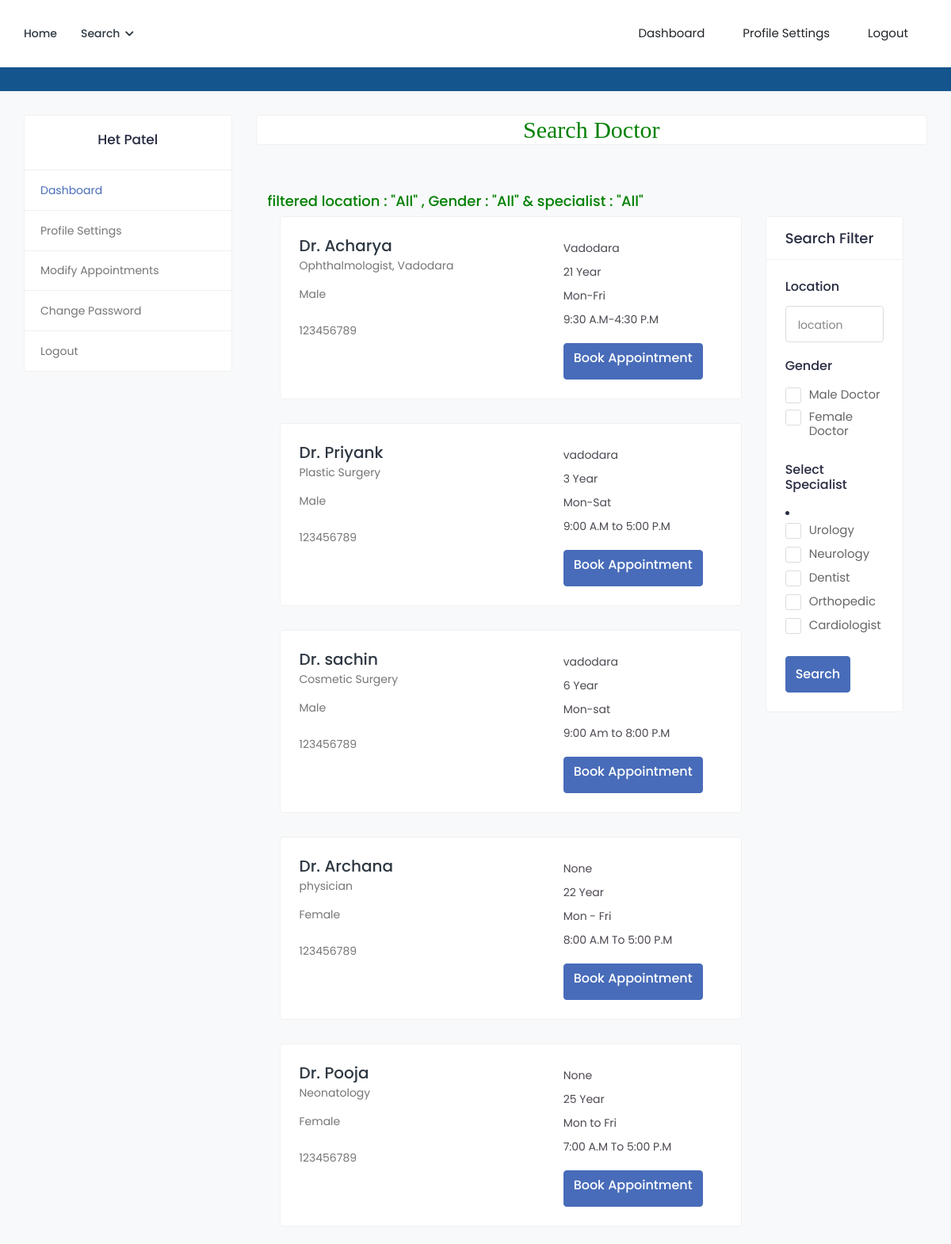
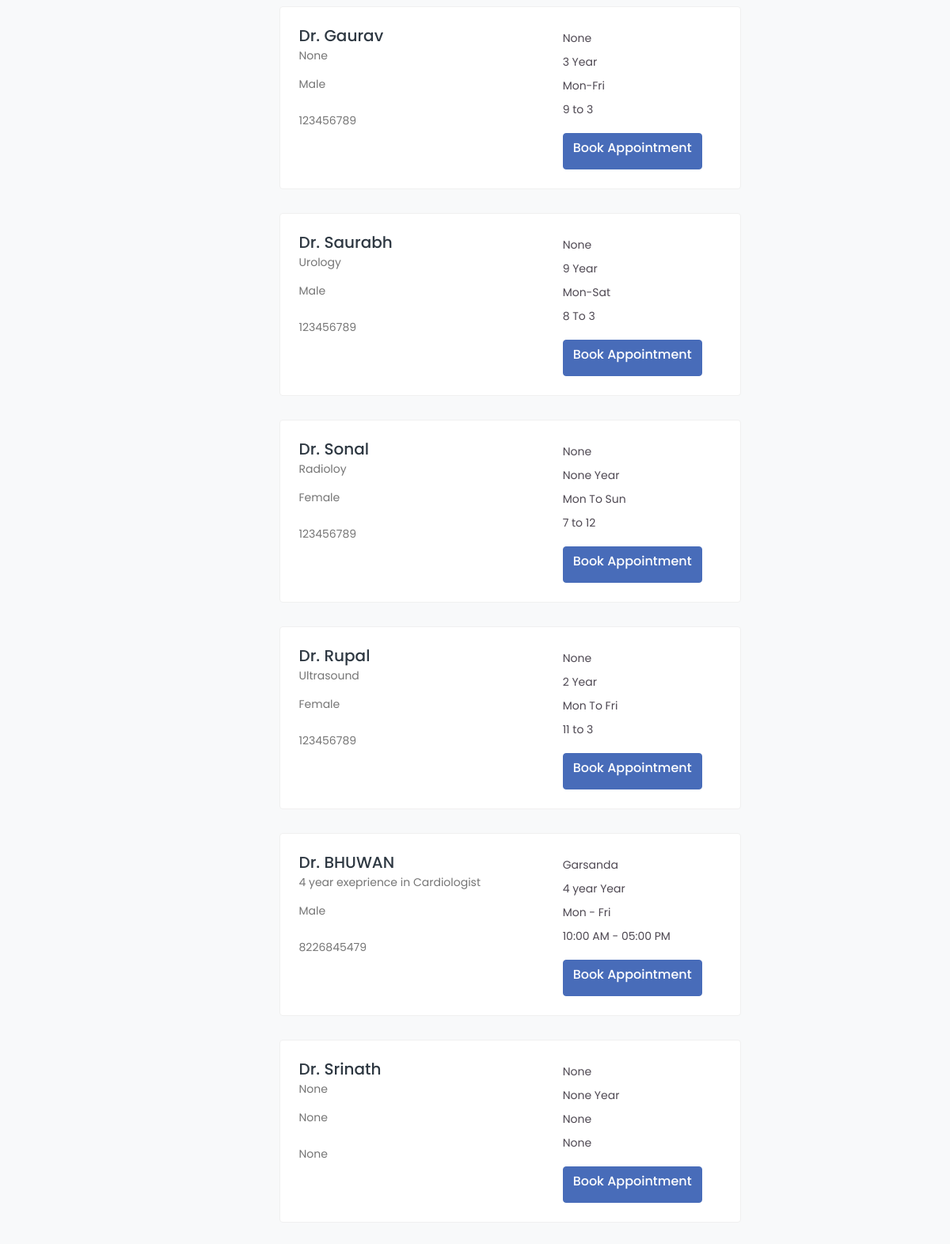
The app's page /search_doctor (signed in) with its own data (2 pictures, top to bottom).
### health/models.py (models this page shows, shortened)
class Doctor(models.Model):
    status = models.CharField(max_length=100,null=True)
    user = models.ForeignKey(User, on_delete=models.CASCADE, null=True)
    mobile = models.CharField(max_length=10, null=True)
    address = models.CharField(max_length=100, null=True)
    experience = models.CharField(max_length=100, null=True)
    specialist = models.CharField(max_length=100, null=True)
    service = models.CharField(max_length=100, null=True)
    clinic = models.CharField(max_length=100, null=True)
    cl_address = models.CharField(max_length=100, null=True)
    daystiming = models.CharField(max_length=100, null=True)
    timing = models.CharField(max_length=100, null=True)
    price = models.CharField(max_length=100, null=True)
    dob = models.DateField(null=True)
    gender = models.CharField(max_length=100,choices=gender,null=True)
    biography = models.TextField(null=True)
    image = models.FileField(null=True)

### health/views.py (the view, shortened to what this page needs)
# urls.py: path('search_doctor', search_doctor, name="search_doctor"),
def search_doctor(request):
    data = Doctor.objects.all()
    l = "All"
    g = "All"
    s = "All"
    d={'data':data,'l':l,'g':g,'s':s}
    return render(request,'patient/search_doctor.html',d)

### health/templates/patient/search_doctor.html (shortened to what this page needs)
{% extends 'patient/sidebar.html' %}
{% load static %}
{% block b %}
<h2 style="font-family:roman;color:green" align="center" class="card">Search Doctor</h2>
<div class="content">
				<div class="container-fluid">
					<div class="row">
		<h4 style="color:green"> filtered location : "{{l}}" , Gender : "{{g}}" & specialist : "{{s}}"</h4>
                        <div class="col-md-8 col-lg-8 col-xl-9">
{% for i in data %}
							<div class="card">
								<div class="card-body">
									<div class="doctor-widget">
										<div class="doc-info-left">
											<div class="doc-info-cont">
												<h4 class="doc-name"><a href="doctor-profile.html">Dr. {{i.user.first_name}}</a></h4>
												<p class="doc-speciality">{{i.biography}}</p>
												<div class="clinic-details">
													<p class="doc-location"> {{i.gender}}</p>
													<p class="doc-location"> {{i.mobile}}</p>
												</div>
											</div>
										</div>
										<div class="doc-info-right">
											<div class="clini-infos">
												<ul>
													<li>{{i.address}}</li>
													<li>{{i.experience}} Year</li>
													<li>{{i.daystiming}}</li>
													<li>{{i.timing}}</li>
												</ul>
											</div>
											<div class="btn-search">
												<a class="btn btn-primary" href="{% url 'appointment' i.id %}">Book Appointment</a>
											</div>
										</div>
									</div>
								</div>
							</div>
	{% endfor %}
						</div>
                        <div class="col-md-4 col-lg-4 col-xl-3">
							<form action="" method="post" enctype="multipart/form-data">
							<div class="card search-filter">
								<div class="card-header">
									<h4 class="card-title mb-0">Search Filter</h4>
								</div>
								<div class="card-body">
								<div class="filter-widget">
									<h4>Location</h4>
									<div class="">
										<input type="text" class="form-control" placeholder="location" name="location">
									</div>
								</div>
								<div class="filter-widget">
									<h4>Gender</h4>
									<div>
										<label class="custom_check">
											<span class="checkmark"></span> Male Doctor
										</label>
									</div>
									<div>
										<label class="custom_check">
											<span class="checkmark"></span> Female Doctor
										</label>
									</div>
								</div>
								<div class="filter-widget">
									<h4>Select Specialist</h4>
									<li>
									<div>
										<label class="custom_check">
											<span class="checkmark"></span> Urology
										</label>
									</div>
									<div>
										<label class="custom_check">
											<span class="checkmark"></span> Neurology
										</label>
									</div>
									<div>
										<label class="custom_check">
											<span class="checkmark"></span> Dentist
										</label>
									</div>
									<div>
										<label class="custom_check">
											<span class="checkmark"></span> Orthopedic
										</label>
									</div>
									<div>
										<label class="custom_check">
											<span class="checkmark"></span> Cardiologist
										</label>
									</div>
								</div></li>
									<div class="btn-search">
										<button type="submit" class="btn btn-primary">Search</button>
									</div>
								</div>
							</div>
							</form>
						</div>
                    </div>
                </div></div>
{% endblock %}

### health/templates/patient/sidebar.html (shortened to what this page needs)
{% extends 'patient/patient_navigation.html' %}
{% block body %}
{% load static %}
			<div class="breadcrumb-bar">
			</div>
			<div class="content">
				<div class="container-fluid">
					<div class="row">
						<div class="col-md-5 col-lg-4 col-xl-3 theiaStickySidebar">
                            <div class="profile-sidebar">
								<div class="widget-profile pro-widget-content">
									<div class="profile-info-widget">
										<div class="profile-det-info">
											<h3>{{request.user.first_name}} {{request.user.last_name}}</h3>
										</div>
									</div>
								</div>
								<div class="dashboard-widget">
									<nav class="dashboard-menu">
										<ul>
											<li class="active">
												<a href="{% url 'patient_dashboard' %}">
													<span>Dashboard</span>
												</a>
											</li>
											<li>
												<a href="{% url 'patient_profile' %}">
													<span>Profile Settings</span>
												</a>
											</li>
                                            <li>
												<a href="{% url 'p_appoinment' %}">
													<span>Modify Appointments</span>
												</a>
											</li>
											<li>
												<a href="{% url 'change_password' %}">
													<span>Change Password</span>
												</a>
											</li>
											<li>
												<a href="{% url 'logout' %}">
													<span>Logout</span>
												</a>
											</li>
										</ul>
									</nav>
								</div>
							</div>
						</div>
						<div class="col-md-7 col-lg-8 col-xl-9">
                            {% block b %}
                            {% endblock %}
                            </div>
					</div>
				</div>
			</div>
{% endblock %}

### records on screen
Doctor: user.first_name "Acharya", biography "Ophthalmologist, Vadodara", gender "Male", mobile "123456789", address "Vadodara", experience "21", daystiming "Mon-Fri", timing "9:30 A.M-4:30 P.M"
Doctor: user.first_name "Priyank", biography "Plastic Surgery", gender "Male", mobile "123456789", address "vadodara", experience "3", daystiming "Mon-Sat", timing "9:00 A.M to 5:00 P.M"
Doctor: user.first_name "sachin", biography "Cosmetic Surgery", gender "Male", mobile "123456789", address "vadodara", experience "6", daystiming "Mon-sat", timing "9:00 Am to 8:00 P.M"
Doctor: user.first_name "Archana", biography "physician", gender "Female", mobile "123456789", address "None", experience "22", daystiming "Mon - Fri", timing "8:00 A.M To 5:00 P.M"
Doctor: user.first_name "Pooja", biography "Neonatology", gender "Female", mobile "123456789", address "None", experience "25", daystiming "Mon to Fri", timing "7:00 A.M To 5:00 P.M"
Doctor: user.first_name "Gaurav", biography "None", gender "Male", mobile "123456789", address "None", experience "3", daystiming "Mon-Fri", timing "9 to 3"
Doctor: user.first_name "Saurabh", biography "Urology", gender "Male", mobile "123456789", address "None", experience "9", daystiming "Mon-Sat", timing "8 To 3"
Doctor: user.first_name "Sonal", biography "Radioloy", gender "Female", mobile "123456789", address "None", experience "None", daystiming "Mon To Sun", timing "7 to 12"
Doctor: user.first_name "Rupal", biography "Ultrasound", gender "Female", mobile "123456789", address "None", experience "2", daystiming "Mon To Fri", timing "11 to 3"
Doctor: user.first_name "BHUWAN", biography "4 year exeprience in Cardiologist", gender "Male", mobile "8226845479", address "Garsanda", experience "4 year", daystiming "Mon - Fri", timing "10:00 AM - 05:00 PM"
Doctor: user.first_name "Srinath", biography "None", gender "None", mobile "None", address "None", experience "None", daystiming "None", timing "None"

### other values on screen
{{ request.user.first_name }} "Het"
{{ request.user.last_name }} "Patel"
{{ l }} "All"
{{ g }} "All"
{{ s }} "All"
